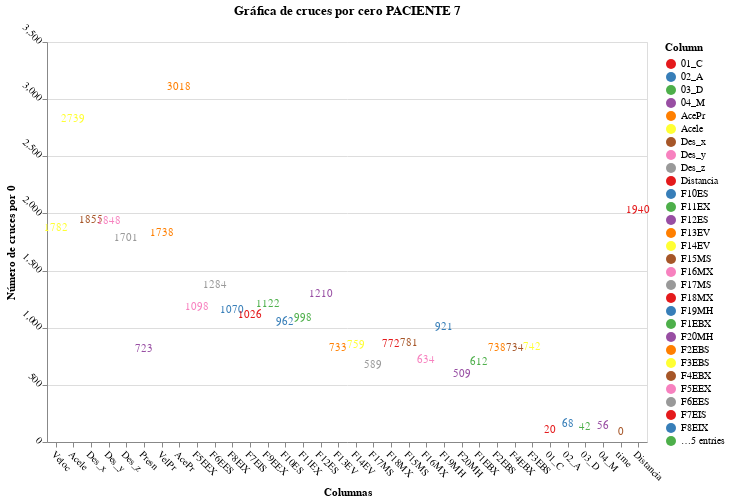

Source (notebook cell):
### Code cell
# Configurar la gráfica de barras en Altair
chart = alt.Chart(df_cross_zero_counts).mark_bar().encode(
    x=alt.X('Column', sort=None, title='Columnas'),
    y=alt.Y('Zero_Crossings', title='Número de cruces por 0'),
    color=alt.Color('Column', scale=alt.Scale(scheme='set1'))  # Colores de la paleta Set1
).properties(
    title='Gráfica de cruces por cero PACIENTE 7',
    width=600,
    height=400
).configure_axis(
    labelAngle=45  # Rotar etiquetas del eje X
).mark_text(
    align='center',
    baseline='bottom',
    dy=-5  # Ajuste de posición para mostrar encima de la barra
).encode(
    text=alt.Text('Zero_Crossings:Q')
)

chart.display()

### Figure 1 — Vega-Lite specification as saved in the notebook (floating-point values rounded to 4 significant figures)
{"config": {"view": {"continuousWidth": 300, "continuousHeight": 300}, "axis": {"labelAngle": 45}}, "data": {"name": "data-585df3dd437cecd70e9ab3cf0cde46d3"}, "mark": {"type": "text", "align": "center", "baseline": "bottom", "dy": -5}, "encoding": {"color": {"field": "Column", "scale": {"scheme": "set1"}, "type": "nominal"}, "text": {"field": "Zero_Crossings", "type": "quantitative"}, "x": {"field": "Column", "sort": null, "title": "Columnas", "type": "nominal"}, "y": {"field": "Zero_Crossings", "title": "Número de cruces por 0", "type": "quantitative"}}, "height": 400, "title": "Gráfica de cruces por cero PACIENTE 7", "width": 600, "$schema": "https://vega.github.io/schema/vega-lite/v5.20.1.json", "datasets": {"data-585df3dd437cecd70e9ab3cf0cde46d3": [{"Column": "Veloc", "Zero_Crossings": 1782}, {"Column": "Acele", "Zero_Crossings": 2739}, {"Column": "Des_x", "Zero_Crossings": 1855}, {"Column": "Des_y", "Zero_Crossings": 1848}, {"Column": "Des_z", "Zero_Crossings": 1701}, {"Column": "Presn", "Zero_Crossings": 723}, {"Column": "VelPr", "Zero_Crossings": 1738}, {"Column": "AcePr", "Zero_Crossings": 3018}, {"Column": "F5EEX", "Zero_Crossings": 1098}, {"Column": "F6EES", "Zero_Crossings": 1284}, {"Column": "F8EIX", "Zero_Crossings": 1070}, {"Column": "F7EIS", "Zero_Crossings": 1026}, {"Column": "F9EEX", "Zero_Crossings": 1122}, {"Column": "F10ES", "Zero_Crossings": 962}, {"Column": "F11EX", "Zero_Crossings": 998}, {"Column": "F12ES", "Zero_Crossings": 1210}, {"Column": "F13EV", "Zero_Crossings": 733}, {"Column": "F14EV", "Zero_Crossings": 759}, {"Column": "F17MS", "Zero_Crossings": 589}, {"Column": "F18MX", "Zero_Crossings": 772}, {"Column": "F15MS", "Zero_Crossings": 781}, {"Column": "F16MX", "Zero_Crossings": 634}, {"Column": "F19MH", "Zero_Crossings": 921}, {"Column": "F20MH", "Zero_Crossings": 509}, {"Column": "F1EBX", "Zero_Crossings": 612}, {"Column": "F2EBS", "Zero_Crossings": 738}, {"Column": "F4EBX", "Zero_Crossings": 734}, {"Column": "F3EBS", "Zero_Crossings": 742}, {"Column": "01_C", "Zero_Crossings": 20}, {"Column": "02_A", "Zero_Crossings": 68}, {"Column": "03_D", "Zero_Crossings": 42}, {"Column": "04_M", "Zero_Crossings": 56}, {"Column": "time", "Zero_Crossings": 0}, {"Column": "Distancia", "Zero_Crossings": 1940}]}}
